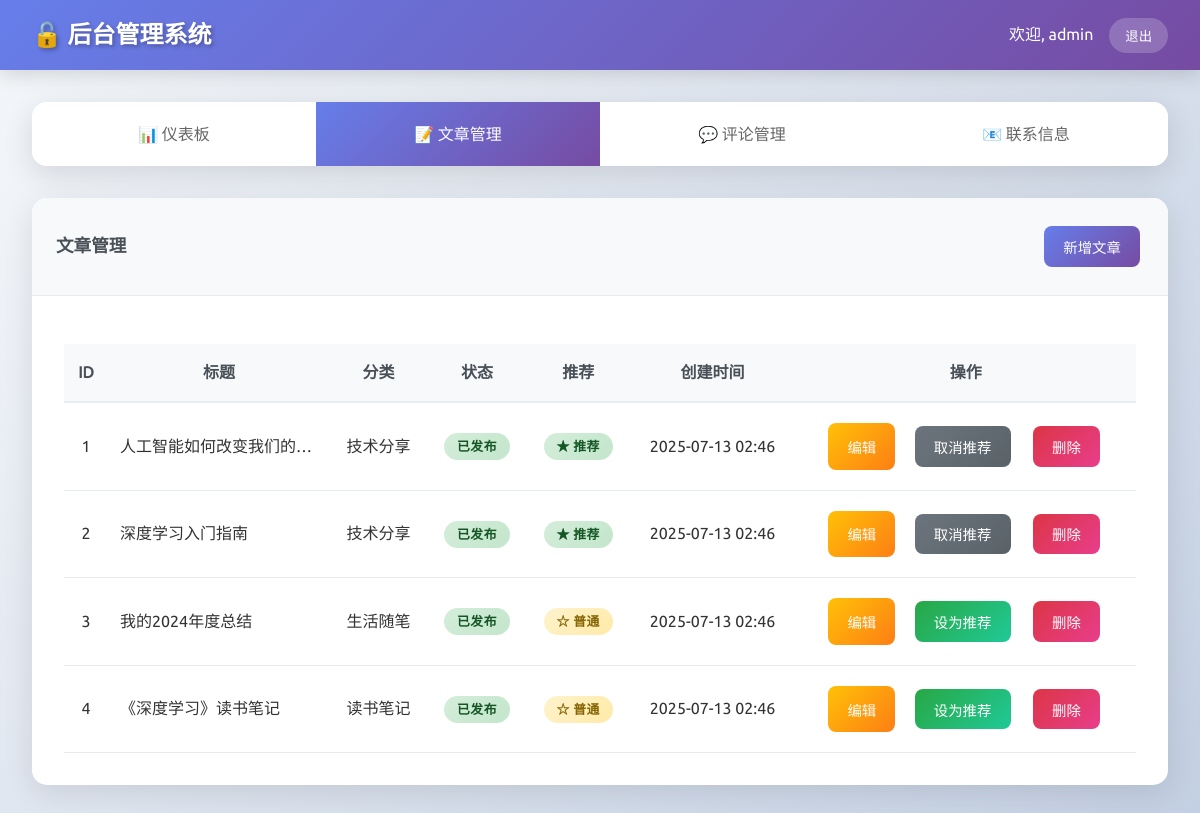
Screenshot of /admin/admin.php?tab=articles (signed in) with the database file from the repository.
### tables this page shows
CREATE TABLE articles (
    id INT AUTO_INCREMENT PRIMARY KEY,
    title VARCHAR(200) NOT NULL,
    content TEXT NOT NULL,
    excerpt VARCHAR(500),
    category_id INT,
    author_id INT,
    status ENUM('draft', 'published', 'archived') DEFAULT 'draft',
    created_at TIMESTAMP DEFAULT CURRENT_TIMESTAMP,
    updated_at TIMESTAMP DEFAULT CURRENT_TIMESTAMP ON UPDATE CURRENT_TIMESTAMP,
    FOREIGN KEY (category_id) REFERENCES categories(id) ON DELETE SET NULL,
    FOREIGN KEY (author_id) REFERENCES users(id) ON DELETE SET NULL
);

CREATE TABLE categories (
    id INT AUTO_INCREMENT PRIMARY KEY,
    name VARCHAR(50) NOT NULL UNIQUE,
    slug VARCHAR(50) NOT NULL UNIQUE,
    description TEXT,
    created_at TIMESTAMP DEFAULT CURRENT_TIMESTAMP
);

### database.php (called while the page is built, shortened)
<?php
class Database {
    private static $instance = null;
    private $connection;
    private function __construct() {
        try {
            $dsn = "mysql:host=" . DB_HOST . ";dbname=" . DB_NAME . ";charset=" . DB_CHARSET;
            $this->connection = new PDO($dsn, DB_USER, DB_PASS, [
                PDO::ATTR_ERRMODE => PDO::ERRMODE_EXCEPTION,
                PDO::ATTR_DEFAULT_FETCH_MODE => PDO::FETCH_ASSOC,
                PDO::ATTR_EMULATE_PREPARES => false,
            ]);
        } catch (PDOException $e) {
            if (DEBUG_MODE) {
                die('Database connection failed: ' . $e->getMessage());
            } else {
                die('Database connection failed');
            }
        }
    }
    public static function getInstance() {
        if (self::$instance === null) {
            self::$instance = new self();
        }
        return self::$instance;
    }
    public function getAllArticles($limit = null, $status = null) {
        $sql = "SELECT a.*, c.name as category_name, c.slug as category_slug, u.username as author_name
                FROM articles a
                LEFT JOIN categories c ON a.category_id = c.id
                LEFT JOIN users u ON a.author_id = u.id
                WHERE 1=1";
        $sql .= " ORDER BY a.created_at DESC";
        if ($limit) {
            $sql .= " LIMIT :limit";
        }
        $stmt = $this->connection->prepare($sql);
        if ($limit) {
            $stmt->bindParam(':limit', $limit, PDO::PARAM_INT);
        }
        $stmt->execute();
        return $stmt->fetchAll();
    }
    public function getRecentActivities($limit = 10) {
        $activities = [];
        $sql = "SELECT
                    a.id, a.title, a.status, a.created_at, a.updated_at,
                    u.username as author_name,
                    'article' as type
                FROM articles a
                LEFT JOIN users u ON a.author_id = u.id
                ORDER BY a.created_at DESC
                LIMIT :limit";
        $stmt = $this->connection->prepare($sql);
        $stmt->bindParam(':limit', $limit, PDO::PARAM_INT);
        $stmt->execute();
        $articles = $stmt->fetchAll();
        foreach ($articles as $article) {
            $activities[] = [
                'type' => 'article',
                'action' => 'created',
                'item_id' => $article['id'],
                'title' => $article['title'],
                'status' => $article['status'],
                'author' => $article['author_name'],
                'time' => $article['created_at'],
                'icon' => '📝',
                'color' => $article['status'] === 'published' ? 'success' : 'warning'
            ];
        }
        usort($activities, function($a, $b) {
            return strtotime($b['time']) - strtotime($a['time']);
        });
        return array_slice($activities, 0, $limit);
    }
}
?>

### admin/admin.php (the view, shortened to what this page needs)
<?php
require_once '../database.php';
$db = Database::getInstance();
$articles = $db->getAllArticles(10);
$recentActivities = $db->getRecentActivities(8);
$currentTab = $_GET['tab'] ?? 'dashboard';
?>
<!DOCTYPE html>
<html lang="zh-CN">
<head>
    <link rel="stylesheet" href="css/admin.css">
</head>
<body>
    <div class="header">
        <div class="header-content">
            <div class="logo">🔓 后台管理系统</div>
            <div class="user-info">
                <span>欢迎, <?php echo htmlspecialchars($_SESSION['admin_username']); ?></span>
                <form method="POST" style="display: inline;">
                    <button type="submit" class="logout-btn">退出</button>
                </form>
            </div>
        </div>
    </div>
    <div class="container">
        <div class="tabs">
            <a href="?tab=dashboard" class="tab <?php echo $currentTab === 'dashboard' ? 'active' : ''; ?>">📊 仪表板</a>
            <a href="?tab=articles" class="tab <?php echo $currentTab === 'articles' ? 'active' : ''; ?>">📝 文章管理</a>
            <a href="?tab=comments" class="tab <?php echo $currentTab === 'comments' ? 'active' : ''; ?>">💬 评论管理</a>
            <a href="?tab=contacts" class="tab <?php echo $currentTab === 'contacts' ? 'active' : ''; ?>">📧 联系信息</a>
        </div>
        <div class="tab-content <?php echo $currentTab === 'articles' ? 'active' : ''; ?>">
            <div class="content-card">
                <div class="card-header">
                    文章管理
                    <button onclick="openArticleModal()" class="btn btn-primary">新增文章</button>
                </div>
                <div class="card-body">
                    <table class="table">
                        <thead>
                            <tr>
                                <th>ID</th>
                                <th>标题</th>
                                <th>分类</th>
                                <th>状态</th>
                                <th>推荐</th>
                                <th>创建时间</th>
                                <th>操作</th>
                            </tr>
                        </thead>
                        <tbody>
                            <?php foreach ($articles as $article): ?>
                            <tr>
                                <td><?php echo $article['id']; ?></td>
                                <td class="text-truncate text-left" title="<?php echo htmlspecialchars($article['title']); ?>"><?php echo htmlspecialchars($article['title']); ?></td>
                                <td><?php echo htmlspecialchars($article['category_name'] ?? '无分类'); ?></td>
                                <td>
                                    <span class="status-badge status-<?php echo $article['status']; ?>">
                                        <?php echo $article['status'] === 'published' ? '已发布' : '草稿'; ?>
                                    </span>
                                </td>
                                <td>
                                    <span class="status-badge status-<?php echo $article['is_featured'] ? 'published' : 'draft'; ?>">
                                        <?php echo $article['is_featured'] ? '★ 推荐' : '☆ 普通'; ?>
                                    </span>
                                </td>
                                <td><?php echo date('Y-m-d H:i', strtotime($article['created_at'])); ?></td>
                                <td class="actions">
                                    <div class="btn-group">
                                        <button onclick="editArticle(<?php echo $article['id']; ?>)" class="btn btn-warning">编辑</button>
                                        <form method="POST" class="inline-form">
                                            <button type="submit" class="btn <?php echo $article['is_featured'] ? 'btn-secondary' : 'btn-success'; ?>">
                                                <?php echo $article['is_featured'] ? '取消推荐' : '设为推荐'; ?>
                                            </button>
                                        </form>
                                        <form method="POST" class="inline-form" onsubmit="return confirm('确定删除这篇文章吗？')">
                                            <button type="submit" class="btn btn-danger">删除</button>
                                        </form>
                                    </div>
                                </td>
                            </tr>
                            <?php endforeach; ?>
                        </tbody>
                    </table>
                </div>
            </div>
        </div>
    </div>
</body>
</html>

### admin/css/admin.css (style rules this page uses)
* { margin: 0; padding: 0; box-sizing: border-box; }
body { font-family: "chinese-font", "english-font", 'Segoe UI', Tahoma, Geneva, Verdana, sans-serif; background: linear-gradient(135deg, #f5f7fa 0%, #c3cfe2 100%); color: #333; line-height: 1.6; min-height: 100vh; }
.header { background: linear-gradient(135deg, #667eea 0%, #764ba2 100%); color: white; padding: 1rem 2rem; box-shadow: 0 4px 20px rgba(0, 0, 0, 0.15); position: sticky; top: 0; z-index: 100; transition: all 0.3s ease; }
.header-content { display: flex; justify-content: space-between; align-items: center; max-width: 1200px; margin: 0 auto; }
.logo { font-size: 1.5rem; font-weight: bold; text-shadow: 2px 2px 4px rgba(0, 0, 0, 0.3); }
.user-info { display: flex; align-items: center; gap: 1rem; position: relative; }
.logout-btn { background: rgba(255, 255, 255, 0.2); border: none; color: white; padding: 0.5rem 1rem; border-radius: 25px; cursor: pointer; transition: all 0.3s ease; backdrop-filter: blur(10px); }
.container { max-width: 1200px; margin: 0 auto; padding: 2rem; position: relative; }
.tabs { display: flex; background: white; border-radius: 15px; overflow: hidden; box-shadow: 0 8px 30px rgba(0, 0, 0, 0.12); margin-bottom: 2rem; position: relative; }
.tab { flex: 1; padding: 1.2rem; text-align: center; background: white; border: none; cursor: pointer; transition: all 0.3s ease; text-decoration: none; color: #666; font-size: 1rem; font-weight: 500; position: relative; }
.tab.active { background: linear-gradient(135deg, #667eea 0%, #764ba2 100%); color: white; }
.tab-content { display: none; animation: fadeIn 0.5s ease-in-out; }
.tab-content.active { display: block; }
.content-card { background: white; border-radius: 15px; box-shadow: 0 8px 30px rgba(0, 0, 0, 0.1); overflow: hidden; transition: all 0.3s ease; }
.card-header { background: #f8f9fa; padding: 1.5rem; border-bottom: 1px solid #e9ecef; font-weight: 600; font-size: 1.1rem; color: #495057; display: flex; justify-content: space-between; align-items: center; }
.card-body { padding: 2rem; }
.table { width: 100%; border-collapse: collapse; margin-top: 1rem; }
.table th, .table td { padding: 1rem 0.75rem; text-align: center; border-bottom: 1px solid #e9ecef; vertical-align: middle; }
.table th { background: #f8f9fa; font-weight: 600; color: #495057; border-bottom: 2px solid #e9ecef; text-align: center; }
.table tbody tr { transition: all 0.3s ease; }
.btn { padding: 0.6rem 1.2rem; border: none; border-radius: 8px; cursor: pointer; text-decoration: none; display: inline-block; font-size: 0.9rem; margin: 0.25rem; transition: all 0.3s ease; font-weight: 500; position: relative; }
.btn-primary { background: linear-gradient(135deg, #667eea 0%, #764ba2 100%); color: white; }
.btn-success { background: linear-gradient(135deg, #28a745 0%, #20c997 100%); color: white; }
.btn-warning { background: linear-gradient(135deg, #ffc107 0%, #fd7e14 100%); color: white; }
.btn-danger { background: linear-gradient(135deg, #dc3545 0%, #e83e8c 100%); color: white; }
.btn-secondary { background: linear-gradient(135deg, #6c757d 0%, #5a6268 100%); color: white; }
.status-badge { padding: 0.4rem 0.8rem; border-radius: 20px; font-size: 0.8rem; font-weight: 600; text-transform: uppercase; letter-spacing: 0.5px; }
.status-published { background: linear-gradient(135deg, #d4edda 0%, #c3e6cb 100%); color: #155724; }
.status-draft { background: linear-gradient(135deg, #fff3cd 0%, #ffeaa7 100%); color: #856404; }
.text-truncate { overflow: hidden; text-overflow: ellipsis; white-space: nowrap; max-width: 200px; text-align: left; cursor: help; position: relative; }
.table .btn-group { display: flex; gap: 0.5rem; justify-content: center; flex-wrap: wrap; }
.table .inline-form { display: inline-block; margin: 0.2rem; }
.card-body .btn-group { display: flex; gap: 0.5rem; flex-wrap: wrap; }
.table td.text-left { text-align: left; }
.table td.actions { white-space: nowrap; }

### rows the page displays
articles: id "1", title "人工智能如何改变我们的…", category.name "技术分享", status "已发布", is_featured "★ 推荐", created_at "2025-07-13 02:46"
articles: id "2", title "深度学习入门指南", category.name "技术分享", status "已发布", is_featured "★ 推荐", created_at "2025-07-13 02:46"
articles: id "3", title "我的2024年度总结", category.name "生活随笔", status "已发布", is_featured "☆ 普通", created_at "2025-07-13 02:46"
articles: id "4", title "《深度学习》读书笔记", category.name "读书笔记", status "已发布", is_featured "☆ 普通", created_at "2025-07-13 02:46"

### other values shown
$_SESSION['admin_username'] "admin"
